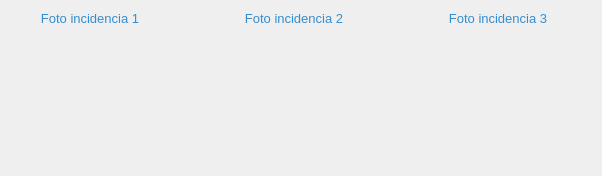
                    <widget class="QWidget" name="widget_fotos_incidencias" native="true">
                     <property name="font">
                      <font>
                       <family>Bradley Hand ITC</family>
                      </font>
                     </property>
                     <layout class="QHBoxLayout" name="horizontalLayout_34">
                      <property name="rightMargin">
                       <number>25</number>
                      </property>
                      <property name="bottomMargin">
                       <number>25</number>
                      </property>
                      <item>
                       <layout class="QVBoxLayout" name="verticalLayout_129">
                        <item>
                         <widget class="QLabel" name="label_6">
                          <property name="maximumSize">
                           <size>
                            <width>16777215</width>
                            <height>20</height>
                           </size>
                          </property>
                          <property name="font">
                           <font>
                            <family>Segoe UI</family>
                            <pointsize>10</pointsize>
                            <weight>50</weight>
                            <italic>false</italic>
                            <bold>false</bold>
                           </font>
                          </property>
                          <property name="styleSheet">
                           <string notr="true">color: rgb(54, 141, 206);</string>
                          </property>
                          <property name="text">
                           <string>Foto incidencia 1</string>
                          </property>
                          <property name="alignment">
                           <set>Qt::AlignCenter</set>
                          </property>
                         </widget>
                        </item>
                        <item>
                         <widget class="my_label" name="lb_foto_incidencia_1">
                          <property name="sizePolicy">
                           <sizepolicy hsizetype="Fixed" vsizetype="Fixed">
                            <horstretch>0</horstretch>
                            <verstretch>0</verstretch>
                           </sizepolicy>
                          </property>
                          <property name="minimumSize">
                           <size>
                            <width>158</width>
                            <height>119</height>
                           </size>
                          </property>
                          <property name="maximumSize">
                           <size>
                            <width>158</width>
                            <height>119</height>
                           </size>
                          </property>
                          <property name="font">
                           <font>
                            <family>Asap</family>
                            <pointsize>40</pointsize>
                            <weight>75</weight>
                            <bold>true</bold>
                           </font>
                          </property>
                          <property name="styleSheet">
                           <string notr="true">color: rgb(54, 141, 206);</string>
                          </property>
                          <property name="text">
                           <string/>
                          </property>
                          <property name="pixmap">
                           <pixmap resource="assets.qrc">:/icons/add_photo.png</pixmap>
                          </property>
                          <property name="scaledContents">
                           <bool>true</bool>
                          </property>
                          <property name="alignment">
                           <set>Qt::AlignCenter</set>
                          </property>
                         </widget>
                        </item>
                       </layout>
                      </item>
                      <item>
                       <spacer name="horizontalSpacer_19">
                        <property name="font">
                         <font>
                          <family>Bradley Hand ITC</family>
                         </font>
                        </property>
                        <property name="orientation">
                         <enum>Qt::Horizontal</enum>
                        </property>
                        <property name="sizeHint" stdset="0">
                         <size>
                          <width>40</width>
                          <height>20</height>
                         </size>
                        </property>
                       </spacer>
                      </item>
                      <item>
                       <layout class="QVBoxLayout" name="verticalLayout_130">
                        <item>
                         <widget class="QLabel" name="label_8">
                          <property name="maximumSize">
                           <size>
                            <width>16777215</width>
                            <height>20</height>
                           </size>
                          </property>
                          <property name="font">
                           <font>
                            <family>Segoe UI</family>
                            <pointsize>10</pointsize>
                            <weight>50</weight>
                            <italic>false</italic>
                            <bold>false</bold>
                           </font>
                          </property>
                          <property name="styleSheet">
                           <string notr="true">color: rgb(54, 141, 206);</string>
                          </property>
                          <property name="text">
                           <string>Foto incidencia 2</string>
                          </property>
                          <property name="alignment">
                           <set>Qt::AlignCenter</set>
                          </property>
                         </widget>
                        </item>
                        <item>
                         <widget class="my_label" name="lb_foto_incidencia_2">
                          <property name="sizePolicy">
                           <sizepolicy hsizetype="Fixed" vsizetype="Fixed">
                            <horstretch>0</horstretch>
                            <verstretch>0</verstretch>
                           </sizepolicy>
                          </property>
                          <property name="minimumSize">
                           <size>
                            <width>158</width>
                            <height>119</height>
                           </size>
                          </property>
                          <property name="maximumSize">
                           <size>
                            <width>158</width>
                            <height>119</height>
                           </size>
                          </property>
                          <property name="font">
                           <font>
                            <family>Asap</family>
                            <pointsize>40</pointsize>
                            <weight>75</weight>
                            <bold>true</bold>
                           </font>
                          </property>
                          <property name="styleSheet">
                           <string notr="true">color: rgb(54, 141, 206);</string>
                          </property>
                          <property name="text">
                           <string/>
                          </property>
                          <property name="pixmap">
                           <pixmap resource="assets.qrc">:/icons/add_photo.png</pixmap>
                          </property>
                          <property name="scaledContents">
                           <bool>true</bool>
                          </property>
                          <property name="alignment">
                           <set>Qt::AlignCenter</set>
                          </property>
                         </widget>
                        </item>
                       </layout>
                      </item>
                      <item>
                       <spacer name="horizontalSpacer_20">
                        <property name="font">
                         <font>
                          <family>Bradley Hand ITC</family>
                         </font>
                        </property>
                        <property name="orientation">
                         <enum>Qt::Horizontal</enum>
                        </property>
                        <property name="sizeHint" stdset="0">
                         <size>
                          <width>40</width>
                          <height>20</height>
                         </size>
                        </property>
                       </spacer>
                      </item>
                      <item>
                       <layout class="QVBoxLayout" name="verticalLayout_131">
                        <item>
                         <widget class="QLabel" name="label_7">
                          <property name="maximumSize">
                           <size>
                            <width>16777215</width>
                            <height>20</height>
                           </size>
                          </property>
                          <property name="font">
                           <font>
                            <family>Segoe UI</family>
                            <pointsize>10</pointsize>
                            <weight>50</weight>
                            <italic>false</italic>
                            <bold>false</bold>
                           </font>
                          </property>
                          <property name="styleSheet">
                           <string notr="true">color: rgb(54, 141, 206);</string>
                          </property>
                          <property name="text">
                           <string>Foto incidencia 3</string>
                          </property>
                          <property name="alignment">
                           <set>Qt::AlignCenter</set>
                          </property>
                         </widget>
                        </item>
                        <item>
                         <widget class="my_label" name="lb_foto_incidencia_3">
                          <property name="sizePolicy">
                           <sizepolicy hsizetype="Fixed" vsizetype="Fixed">
                            <horstretch>0</horstretch>
                            <verstretch>0</verstretch>
                           </sizepolicy>
                          </property>
                          <property name="minimumSize">
                           <size>
                            <width>158</width>
                            <height>119</height>
                           </size>
                          </property>
                          <property name="maximumSize">
                           <size>
                            <width>158</width>
                            <height>119</height>
                           </size>
                          </property>
                          <property name="font">
                           <font>
                            <family>Asap</family>
                            <pointsize>40</pointsize>
                            <weight>75</weight>
                            <bold>true</bold>
                           </font>
                          </property>
                          <property name="styleSheet">
                           <string notr="true">color: rgb(54, 141, 206);</string>
                          </property>
                          <property name="text">
                           <string/>
                          </property>
                          <property name="pixmap">
                           <pixmap resource="assets.qrc">:/icons/add_photo.png</pixmap>
                          </property>
                          <property name="scaledContents">
                           <bool>true</bool>
                          </property>
                          <property name="alignment">
                           <set>Qt::AlignCenter</set>
                          </property>
                         </widget>
                        </item>
                       </layout>
                      </item>
                     </layout>
                    </widget>
